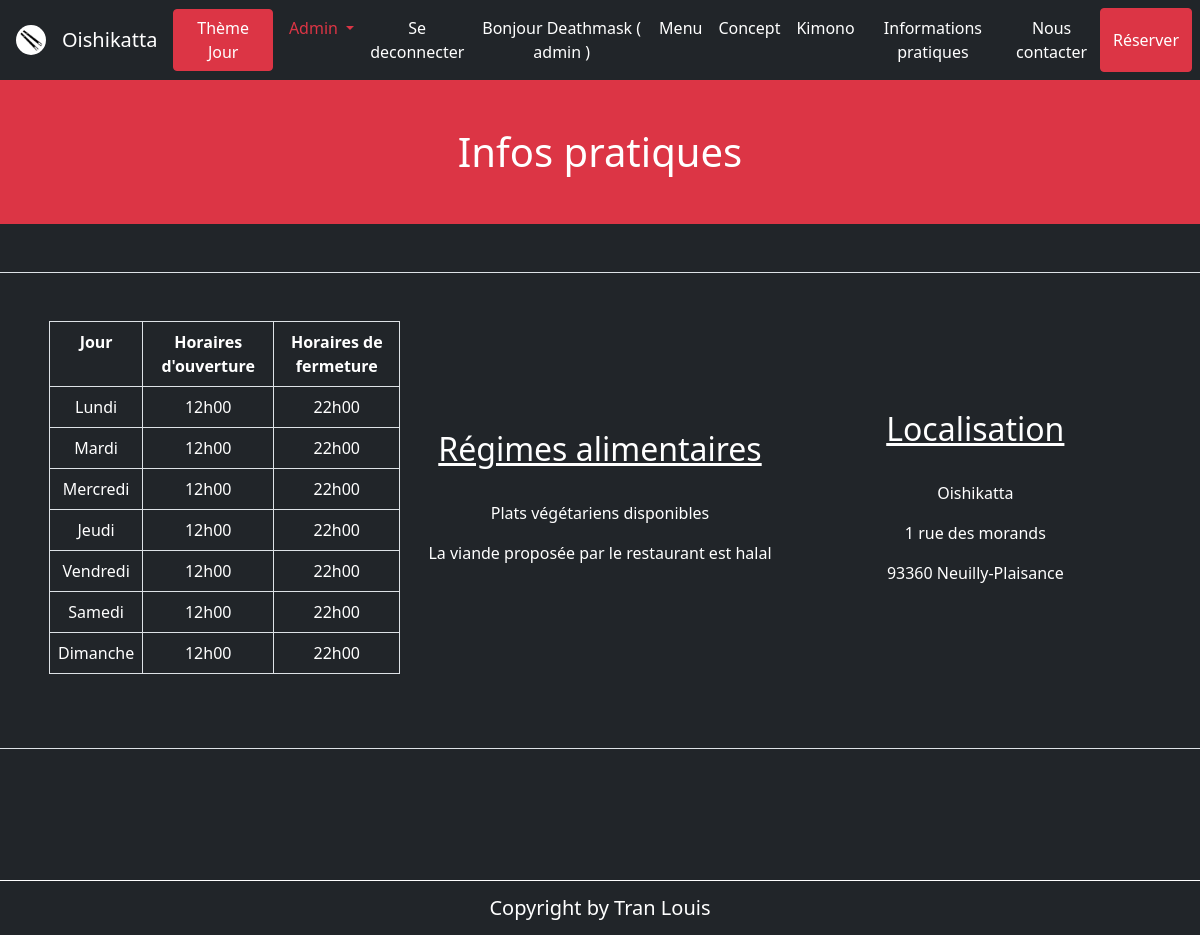
The app's page /?path=horairesouverture&action=info (signed in) with its own data.
### tables this page shows
CREATE TABLE IF NOT EXISTS `horaires_ouverture` (
  `Id_horaires_ouverture` int(11) NOT NULL AUTO_INCREMENT,
  `nom` varchar(150) DEFAULT NULL,
  `heure_ouverture` varchar(50) DEFAULT NULL,
  `heure_fermeture` varchar(50) DEFAULT NULL,
  PRIMARY KEY (`Id_horaires_ouverture`)
);

### model/manager/HorairesOuvertureManager.php (called while the page is built, shortened)
<?php
class HorairesOuvertureManager
{
    private $lePDO;
    public function __construct($unPDO)
    {
        $this->lePDO = $unPDO;
    }
    function fetchAllHorairesOuvertures()
    {
        try {
            $connex = $this->lePDO;
            $sql = $connex->prepare("SELECT * FROM horaires_ouverture");
            $sql->execute();
            $sql->setFetchMode(PDO::FETCH_CLASS, "HorairesOuverture");
            $resultat = ($sql->fetchAll());
            return $resultat;
        } catch (PDOException $error) {
            echo $error->getMessage();
        }
    }
}

### model/class/HorairesOuverture.class.php (called while the page is built, shortened)
<?php
class HorairesOuverture
{
    private $nom;
    private $heure_ouverture;
    private $heure_fermeture;
    public function getNom()
    {
        return $this->nom;
    }
    public function getHeureOuverture()
    {
        return $this->heure_ouverture;
    }
    public function getHeureFermeture()
    {
        return $this->heure_fermeture;
    }
}

### view/info.php (the view, shortened to what this page needs)
<h1 class="py-5 bg-danger titre">Infos pratiques</h1>
<div class="row mt-5 p-5 border d-flex align-items-center ">
    <div class="col-lg-4 col-md-12">
        <table class="table table-bordered ">
            <tr>
                <th class="liste-table">Jour</th>
                <th class="liste-table">Horaires d'ouverture</th>
                <th class="liste-table">Horaires de fermeture</th>
            </tr>
            <?php
            foreach ($horairesOuverture as $creneau) {
            ?>
                <tr>
                    <td class="align-middle liste-td"><?= $creneau->getNom() ?></td>
                    <td class="align-middle liste-td"><?= $creneau->getHeureOuverture() ?></td>
                    <td class="align-middle liste-td"><?= $creneau->getHeureFermeture() ?></td>
                </tr>
            <?php } ?>
        </table>
    </div>
    <div class="col-lg-4">
        <h2 class="text-decoration-underline">Régimes alimentaires</h1>
            <br>
            <p>Plats végétariens disponibles</p>
            <p>La viande proposée par le restaurant est halal</p>
    </div>
    <div class="col-lg-4">
        <h2 class="text-decoration-underline">Localisation</h1>
            <br>
            <p>Oishikatta</p>
            <p>1 rue des morands</p>
            <p>93360 Neuilly-Plaisance</p>
    </div>
</div>
<?php require("template.php"); ?>

### public/css/style.css (style rules this page uses)
body { background-color: #212529; color: white; text-align: center; }
.col-lg-4 { padding-bottom: 10px; }
th { color: white; }
td { color: white; }

### records on screen
horaires_ouverture: nom "Lundi", heure_ouverture "12h00", heure_fermeture "22h00"
horaires_ouverture: nom "Mardi", heure_ouverture "12h00", heure_fermeture "22h00"
horaires_ouverture: nom "Mercredi", heure_ouverture "12h00", heure_fermeture "22h00"
horaires_ouverture: nom "Jeudi", heure_ouverture "12h00", heure_fermeture "22h00"
horaires_ouverture: nom "Vendredi", heure_ouverture "12h00", heure_fermeture "22h00"
horaires_ouverture: nom "Samedi", heure_ouverture "12h00", heure_fermeture "22h00"
horaires_ouverture: nom "Dimanche", heure_ouverture "12h00", heure_fermeture "22h00"

### other values on screen
$_SESSION["nom"] "Deathmask"
$_SESSION['role'] "admin"
